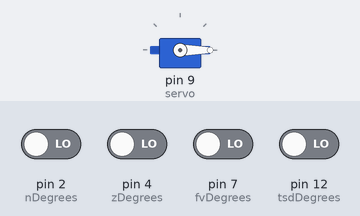
Bench run of a sketch on a simulated Arduino Uno, built with avr-gcc and run on an emulated ATmega328P. On the bench: servo. Inputs (shaded band) come from the test bench; at power-on: pin 2 (nDegrees), pin 4 (zDegrees), pin 7 (fvDegrees), pin 12 (tsdDegrees) LOW.

Above: at 1.2 s.
1.3 s: pin 2 (nDegrees) driven HIGH
At 2.5 s:
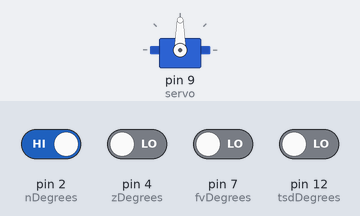
2.8 s: pin 2 (nDegrees) driven LOW and pin 7 (fvDegrees) driven HIGH
At 3.8 s:
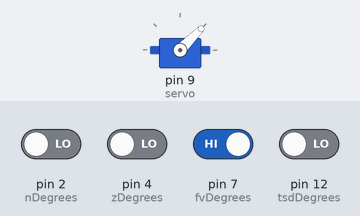
4.3 s: pin 4 (zDegrees) driven HIGH
At 4.9 s:
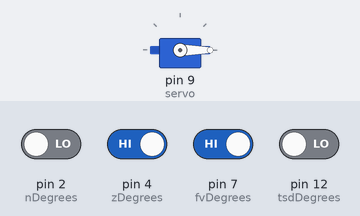
5.8 s: pin 4 (zDegrees) driven LOW
At 6.1 s:
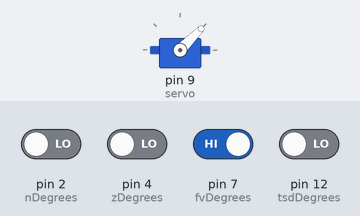
7.3 s: pin 7 (fvDegrees) driven LOW and pin 12 (tsdDegrees) driven HIGH
At 8.4 s:
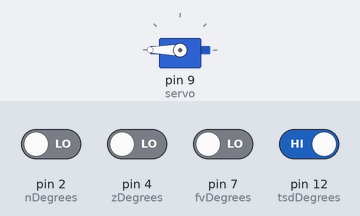
Timing chart, 0 to 9.8 s (numbered marks = the images above; inputs shaded):
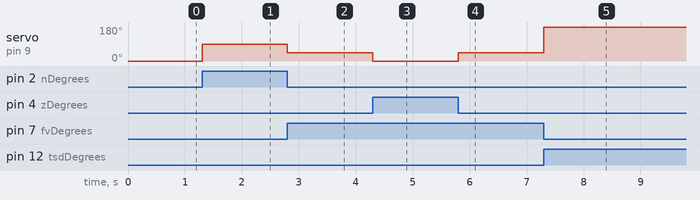

The sketch:

Servo_9g.ino
```cpp
#include <Servo.h>
Servo servo;

const int nDegrees = 2;
const int zDegrees = 4;
const int fvDegrees = 7;
const int tsdDegrees = 12;

int nDState = 0;
int zState = 0;
int fvState = 0;
int tsdState = 0;

int angle = 0;
void setup() {
  Serial.begin(9600);
  servo.attach(9);
  servo.write(angle);

  pinMode(nDegrees, INPUT);
  pinMode(zDegrees, INPUT);
  pinMode(fvDegrees, INPUT);
  pinMode(tsdDegrees, INPUT);
}
void loop()
{
  nDState = digitalRead(nDegrees);
  zState = digitalRead(zDegrees);
  fvState = digitalRead(fvDegrees);
  tsdState = digitalRead(tsdDegrees);
  if(nDState == HIGH){
    servo.write(90);
  }
  else if (zState == HIGH){
    servo.write(0);
  }
  else if (fvState == HIGH){
    servo.write(45);
  }
  else if(tsdState == HIGH){
    servo.write(180);
  }

}
```

Measured:
- after the input at 1.3 s, servo on pin 9 (servo): 0° → 90° at once
- after the input at 2.8 s, servo on pin 9 (servo): 90° → 45° at once
- after the input at 4.3 s, servo on pin 9 (servo): 45° → 0° at once
- after the input at 5.8 s, servo on pin 9 (servo): 0° → 45° at once
- after the input at 7.3 s, servo on pin 9 (servo): 45° → 180° at once
